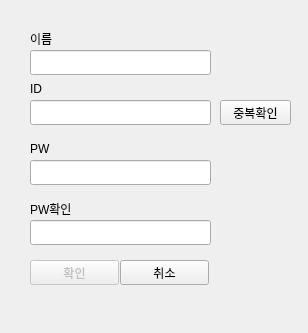
<?xml version="1.0" encoding="UTF-8"?>
<ui version="4.0">
 <class>signup</class>
 <widget class="QDialog" name="signup">
  <property name="geometry">
   <rect>
    <x>0</x>
    <y>0</y>
    <width>308</width>
    <height>333</height>
   </rect>
  </property>
  <property name="windowTitle">
   <string>Sign up</string>
  </property>
  <widget class="QLineEdit" name="signup_pw2">
   <property name="geometry">
    <rect>
     <x>30</x>
     <y>220</y>
     <width>181</width>
     <height>25</height>
    </rect>
   </property>
   <property name="echoMode">
    <enum>QLineEdit::Password</enum>
   </property>
  </widget>
  <widget class="QLineEdit" name="signup_pw">
   <property name="geometry">
    <rect>
     <x>30</x>
     <y>160</y>
     <width>181</width>
     <height>25</height>
    </rect>
   </property>
   <property name="echoMode">
    <enum>QLineEdit::Password</enum>
   </property>
  </widget>
  <widget class="QLabel" name="label">
   <property name="geometry">
    <rect>
     <x>30</x>
     <y>30</y>
     <width>67</width>
     <height>17</height>
    </rect>
   </property>
   <property name="text">
    <string>이름</string>
   </property>
  </widget>
  <widget class="QLabel" name="label_3">
   <property name="geometry">
    <rect>
     <x>30</x>
     <y>140</y>
     <width>67</width>
     <height>17</height>
    </rect>
   </property>
   <property name="text">
    <string>PW</string>
   </property>
  </widget>
  <widget class="QLineEdit" name="signup_id">
   <property name="geometry">
    <rect>
     <x>30</x>
     <y>100</y>
     <width>181</width>
     <height>25</height>
    </rect>
   </property>
  </widget>
  <widget class="QLabel" name="label_2">
   <property name="geometry">
    <rect>
     <x>30</x>
     <y>80</y>
     <width>67</width>
     <height>17</height>
    </rect>
   </property>
   <property name="text">
    <string>ID</string>
   </property>
  </widget>
  <widget class="QLabel" name="label_4">
   <property name="geometry">
    <rect>
     <x>30</x>
     <y>200</y>
     <width>67</width>
     <height>17</height>
    </rect>
   </property>
   <property name="text">
    <string>PW확인</string>
   </property>
  </widget>
  <widget class="QPushButton" name="confirm_btn">
   <property name="enabled">
    <bool>false</bool>
   </property>
   <property name="geometry">
    <rect>
     <x>30</x>
     <y>260</y>
     <width>89</width>
     <height>25</height>
    </rect>
   </property>
   <property name="text">
    <string>확인</string>
   </property>
  </widget>
  <widget class="QLineEdit" name="signup_name">
   <property name="geometry">
    <rect>
     <x>30</x>
     <y>50</y>
     <width>181</width>
     <height>25</height>
    </rect>
   </property>
  </widget>
  <widget class="QPushButton" name="back_btn">
   <property name="geometry">
    <rect>
     <x>120</x>
     <y>260</y>
     <width>89</width>
     <height>25</height>
    </rect>
   </property>
   <property name="text">
    <string>취소</string>
   </property>
  </widget>
  <widget class="QPushButton" name="idcheck_btn">
   <property name="geometry">
    <rect>
     <x>220</x>
     <y>100</y>
     <width>71</width>
     <height>25</height>
    </rect>
   </property>
   <property name="text">
    <string>중복확인</string>
   </property>
  </widget>
 </widget>
 <resources/>
 <connections/>
</ui>
